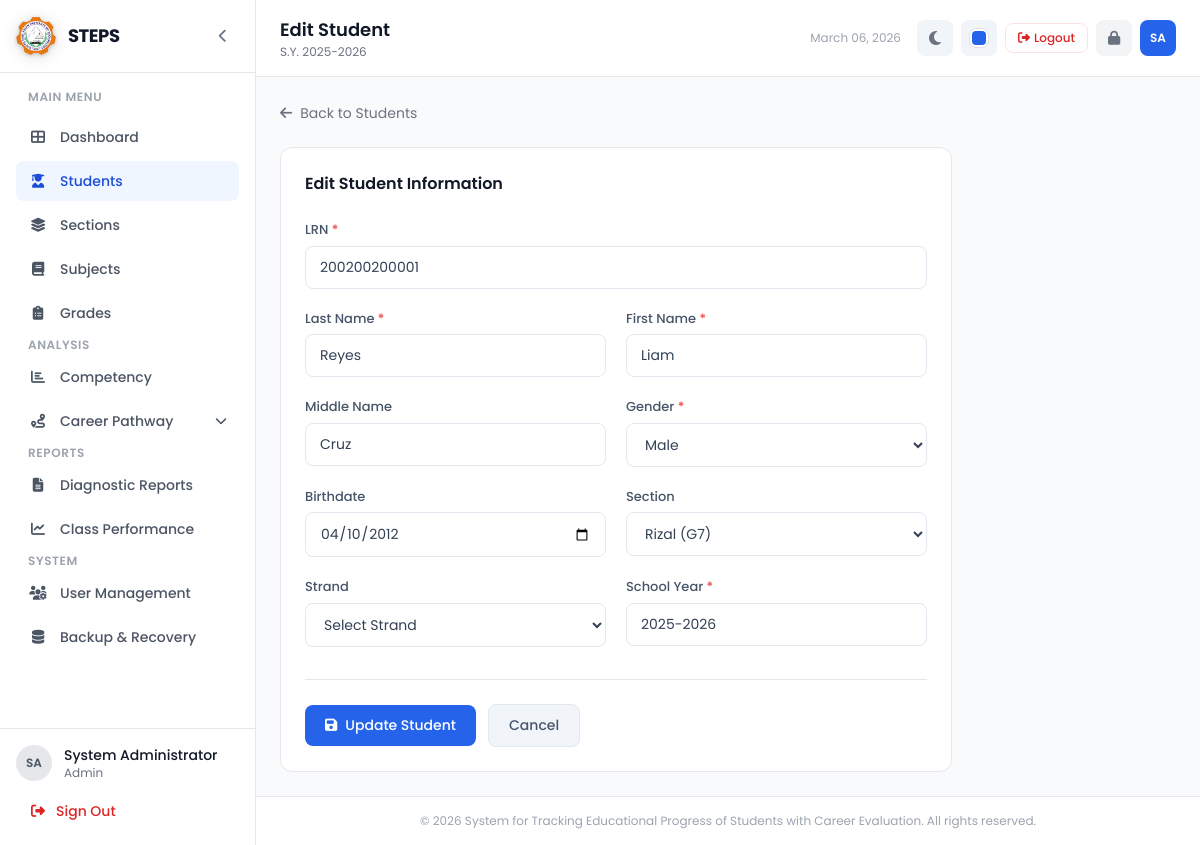
Before: /students/edit.php?id=1 (signed in) with the older database file.
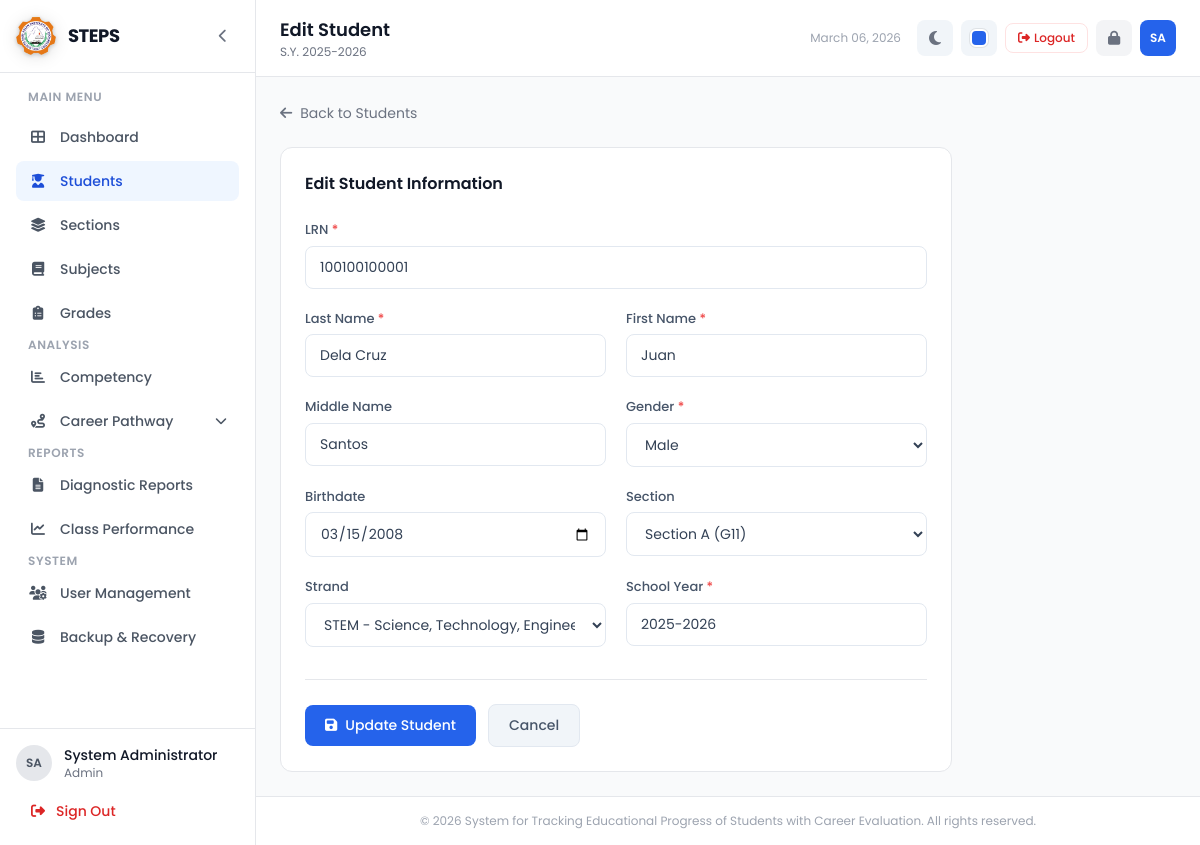
After: the same page with the newer database file.
### tables this page shows
CREATE TABLE IF NOT EXISTS students (
    id INT AUTO_INCREMENT PRIMARY KEY,
    lrn VARCHAR(20) NOT NULL UNIQUE,
    first_name VARCHAR(50) NOT NULL,
    last_name VARCHAR(50) NOT NULL,
    middle_name VARCHAR(50),
    gender ENUM('Male', 'Female') NOT NULL,
    birthdate DATE,
    section_id INT,
    strand_id INT,
    school_year VARCHAR(20) NOT NULL,
    status ENUM('active', 'inactive', 'graduated') NOT NULL DEFAULT 'active',
    created_at TIMESTAMP DEFAULT CURRENT_TIMESTAMP,
    updated_at TIMESTAMP DEFAULT CURRENT_TIMESTAMP ON UPDATE CURRENT_TIMESTAMP,
    FOREIGN KEY (section_id) REFERENCES sections(id) ON DELETE SET NULL,
    FOREIGN KEY (strand_id) REFERENCES strands(id) ON DELETE SET NULL
);

CREATE TABLE IF NOT EXISTS sections (
    id INT AUTO_INCREMENT PRIMARY KEY,
    section_name VARCHAR(50) NOT NULL,
    grade_level INT NOT NULL,
    strand VARCHAR(50),
    adviser_id INT,
    school_year VARCHAR(20) NOT NULL,
    created_at TIMESTAMP DEFAULT CURRENT_TIMESTAMP,
    FOREIGN KEY (adviser_id) REFERENCES users(id) ON DELETE SET NULL
);

CREATE TABLE IF NOT EXISTS strands (
    id INT AUTO_INCREMENT PRIMARY KEY,
    strand_code VARCHAR(20) NOT NULL UNIQUE,
    strand_name VARCHAR(100) NOT NULL,
    description TEXT,
    created_at TIMESTAMP DEFAULT CURRENT_TIMESTAMP
);

### config/constants.php (called while the page is built, shortened)
<?php
function sanitize($data) {
    return htmlspecialchars(strip_tags(trim($data)), ENT_QUOTES, 'UTF-8');
}

### students/edit.php (the view, shortened to what the changed rows need)
<?php
require_once __DIR__ . '/../includes/header.php';
$id = $_GET['id'] ?? 0;
$stmt = $pdo->prepare("SELECT * FROM students WHERE id = ?");
$stmt->execute([$id]);
$student = $stmt->fetch();
$sections = $pdo->query("SELECT * FROM sections ORDER BY grade_level, section_name")->fetchAll();
$strands = $pdo->query("SELECT * FROM strands ORDER BY strand_name")->fetchAll();
if ($_SERVER['REQUEST_METHOD'] === 'POST') {
    $lrn = sanitize($_POST['lrn']);
    if ($lrn !== '' && preg_match('/^[0-9]+(?:\.[0-9]+)?[eE][+-]?[0-9]+$/', $lrn)) {
        $lrnFloat = (float)$lrn;
        $lrn = sprintf('%.0F', $lrnFloat);
    }
    $firstName = sanitize($_POST['first_name']);
    $lastName = sanitize($_POST['last_name']);
    $middleName = sanitize($_POST['middle_name']);
    $gender = sanitize($_POST['gender']);
    $birthdate = sanitize($_POST['birthdate']);
    $sectionId = $_POST['section_id'] ?: null;
    $strandId = $_POST['strand_id'] ?: null;
    $schoolYear = sanitize($_POST['school_year']);
    if (empty($lrn) || empty($firstName) || empty($lastName) || empty($gender)) {
        $error = 'Please fill in all required fields.';
    } else {
        $check = $pdo->prepare("SELECT id FROM students WHERE lrn = ? AND id != ?");
        $check->execute([$lrn, $id]);
        if ($check->fetch()) {
            $error = 'A different student with this LRN already exists.';
        } else {
            $stmt = $pdo->prepare("UPDATE students SET lrn=?, first_name=?, last_name=?, middle_name=?, gender=?, birthdate=?, section_id=?, strand_id=?, school_year=? WHERE id=?");
            $stmt->execute([$lrn, $firstName, $lastName, $middleName, $gender, $birthdate ?: null, $sectionId, $strandId, $schoolYear, $id]);
            header('Location: ' . BASE_URL . 'students/index.php?msg=updated');
            exit;
        }
    }
} else {
    $lrn = $student['lrn'];
    $firstName = $student['first_name'];
    $lastName = $student['last_name'];
    $middleName = $student['middle_name'];
    $gender = $student['gender'];
    $birthdate = $student['birthdate'];
    $sectionId = $student['section_id'];
    $strandId = $student['strand_id'];
    $schoolYear = $student['school_year'];
}
require_once __DIR__ . '/../includes/sidebar.php';
?>
<div class="max-w-2xl">
    <div class="bg-white border border-gray-200 rounded-xl p-6">
        <form method="POST">
            <div class="grid grid-cols-1 md:grid-cols-2 gap-5">
                <div class="md:col-span-2">
                    <label class="form-label">LRN <span class="text-red-500">*</span></label>
                    <input type="text" name="lrn" class="form-input" required maxlength="20" value="<?= sanitize($lrn) ?>">
                </div>
                <div>
                    <label class="form-label">Last Name <span class="text-red-500">*</span></label>
                    <input type="text" name="last_name" class="form-input" required value="<?= sanitize($lastName) ?>">
                </div>
                <div>
                    <label class="form-label">First Name <span class="text-red-500">*</span></label>
                    <input type="text" name="first_name" class="form-input" required value="<?= sanitize($firstName) ?>">
                </div>
                <div>
                    <label class="form-label">Middle Name</label>
                    <input type="text" name="middle_name" class="form-input" value="<?= sanitize($middleName) ?>">
                </div>
                <div>
                    <label class="form-label">Gender <span class="text-red-500">*</span></label>
                    <select name="gender" class="form-select" required>
                        <option value="Male" <?= $gender === 'Male' ? 'selected' : '' ?>>Male</option>
                    </select>
                </div>
                <div>
                    <label class="form-label">Birthdate</label>
                    <input type="date" name="birthdate" class="form-input" value="<?= sanitize($birthdate) ?>">
                </div>
                <div>
                    <label class="form-label">Section</label>
                    <select name="section_id" class="form-select">
                        <?php foreach ($sections as $sec): ?>
                            <option value="<?= $sec['id'] ?>" <?= $sectionId == $sec['id'] ? 'selected' : '' ?>>
                                <?= sanitize($sec['section_name']) ?> (G<?= $sec['grade_level'] ?>)
                            </option>
                        <?php endforeach; ?>
                    </select>
                </div>
                <div>
                    <label class="form-label">Strand</label>
                    <select name="strand_id" class="form-select">
                        <option value="">Select Strand</option>
                        <?php foreach ($strands as $st): ?>
                            <option value="<?= $st['id'] ?>" <?= $strandId == $st['id'] ? 'selected' : '' ?>>
                                <?= sanitize($st['strand_code'] . ' - ' . $st['strand_name']) ?>
                            </option>
                        <?php endforeach; ?>
                    </select>
                </div>
                <div>
                    <label class="form-label">School Year <span class="text-red-500">*</span></label>
                    <input type="text" name="school_year" class="form-input" required value="<?= sanitize($schoolYear) ?>">
                </div>
            </div>
        </form>
    </div>
</div>
<?php require_once __DIR__ . '/../includes/footer.php'; ?>

Changed rows visible on the page:
changed students "Male": lrn "200200200001" → "100100100001"; last_name "Reyes" → "Dela Cruz"; first_name "Liam" → "Juan"; middle_name "Cruz" → "Santos"; birthdate "04/10/2012" → "03/15/2008"; section_id "Rizal (G7)" → "Section A (G11)"; strand_id (not shown) → "STEM - Science, Technology, Engineering and Mathematics"
Other visible differences:
form field strand_id: "Select Strand" → (not shown)
